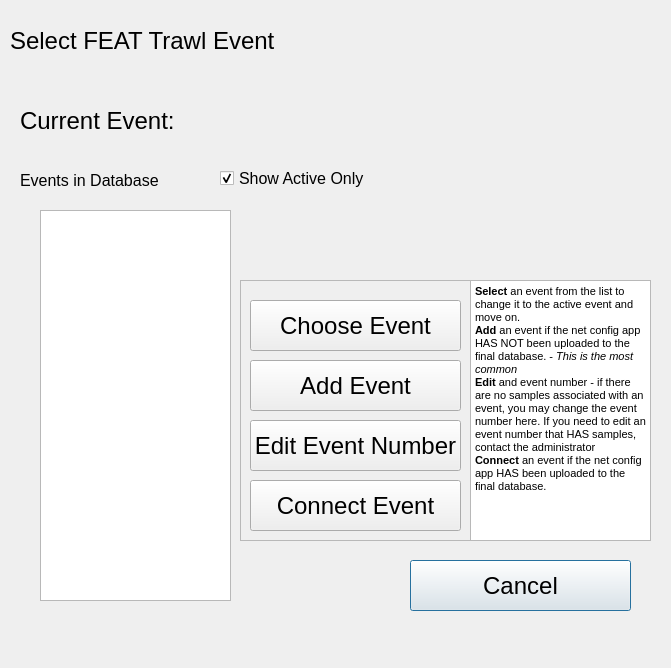
<?xml version="1.0" encoding="UTF-8"?>
<ui version="4.0">
 <class>Dialog</class>
 <widget class="QDialog" name="Dialog">
  <property name="geometry">
   <rect>
    <x>0</x>
    <y>0</y>
    <width>671</width>
    <height>668</height>
   </rect>
  </property>
  <property name="windowTitle">
   <string>CLAMS Haul</string>
  </property>
  <property name="windowIcon">
   <iconset>
    <normaloff>../../icons/giant_clam.ico</normaloff>../../icons/giant_clam.ico</iconset>
  </property>
  <widget class="QLabel" name="l_current">
   <property name="geometry">
    <rect>
     <x>20</x>
     <y>90</y>
     <width>371</width>
     <height>61</height>
    </rect>
   </property>
   <property name="font">
    <font>
     <pointsize>18</pointsize>
    </font>
   </property>
   <property name="text">
    <string>Current Event: </string>
   </property>
  </widget>
  <widget class="QPushButton" name="pb_cancel">
   <property name="geometry">
    <rect>
     <x>410</x>
     <y>560</y>
     <width>221</width>
     <height>51</height>
    </rect>
   </property>
   <property name="font">
    <font>
     <pointsize>18</pointsize>
    </font>
   </property>
   <property name="text">
    <string>Cancel</string>
   </property>
  </widget>
  <widget class="QFrame" name="frame">
   <property name="geometry">
    <rect>
     <x>240</x>
     <y>280</y>
     <width>231</width>
     <height>261</height>
    </rect>
   </property>
   <property name="font">
    <font>
     <pointsize>18</pointsize>
    </font>
   </property>
   <property name="frameShape">
    <enum>QFrame::StyledPanel</enum>
   </property>
   <property name="frameShadow">
    <enum>QFrame::Raised</enum>
   </property>
   <widget class="QPushButton" name="pb_choose">
    <property name="geometry">
     <rect>
      <x>10</x>
      <y>20</y>
      <width>211</width>
      <height>51</height>
     </rect>
    </property>
    <property name="text">
     <string>Choose Event</string>
    </property>
   </widget>
   <widget class="QPushButton" name="pb_add">
    <property name="geometry">
     <rect>
      <x>10</x>
      <y>80</y>
      <width>211</width>
      <height>51</height>
     </rect>
    </property>
    <property name="text">
     <string>Add Event</string>
    </property>
   </widget>
   <widget class="QPushButton" name="pb_edit">
    <property name="geometry">
     <rect>
      <x>10</x>
      <y>140</y>
      <width>211</width>
      <height>51</height>
     </rect>
    </property>
    <property name="text">
     <string>Edit Event Number</string>
    </property>
   </widget>
   <widget class="QPushButton" name="pb_connect">
    <property name="geometry">
     <rect>
      <x>10</x>
      <y>200</y>
      <width>211</width>
      <height>51</height>
     </rect>
    </property>
    <property name="text">
     <string>Connect Event</string>
    </property>
   </widget>
  </widget>
  <widget class="QLabel" name="label_2">
   <property name="geometry">
    <rect>
     <x>20</x>
     <y>150</y>
     <width>371</width>
     <height>61</height>
    </rect>
   </property>
   <property name="font">
    <font>
     <pointsize>12</pointsize>
    </font>
   </property>
   <property name="text">
    <string>Events in Database</string>
   </property>
  </widget>
  <widget class="QLabel" name="label_3">
   <property name="geometry">
    <rect>
     <x>10</x>
     <y>10</y>
     <width>371</width>
     <height>61</height>
    </rect>
   </property>
   <property name="font">
    <font>
     <pointsize>18</pointsize>
    </font>
   </property>
   <property name="text">
    <string>Select FEAT Trawl Event</string>
   </property>
  </widget>
  <widget class="QListWidget" name="lw_events">
   <property name="geometry">
    <rect>
     <x>40</x>
     <y>210</y>
     <width>191</width>
     <height>391</height>
    </rect>
   </property>
   <property name="font">
    <font>
     <pointsize>16</pointsize>
    </font>
   </property>
   <property name="editTriggers">
    <set>QAbstractItemView::NoEditTriggers</set>
   </property>
  </widget>
  <widget class="QTextBrowser" name="textBrowser">
   <property name="geometry">
    <rect>
     <x>470</x>
     <y>280</y>
     <width>181</width>
     <height>261</height>
    </rect>
   </property>
   <property name="html">
    <string>&lt;!DOCTYPE HTML PUBLIC &quot;-//W3C//DTD HTML 4.0//EN&quot; &quot;http://www.w3.org/TR/REC-html40/strict.dtd&quot;&gt;
&lt;html&gt;&lt;head&gt;&lt;meta name=&quot;qrichtext&quot; content=&quot;1&quot; /&gt;&lt;style type=&quot;text/css&quot;&gt;
p, li { white-space: pre-wrap; }
&lt;/style&gt;&lt;/head&gt;&lt;body style=&quot; font-family:'MS Shell Dlg 2'; font-size:8.25pt; font-weight:400; font-style:normal;&quot;&gt;
&lt;p style=&quot; margin-top:0px; margin-bottom:0px; margin-left:0px; margin-right:0px; -qt-block-indent:0; text-indent:0px;&quot;&gt;&lt;span style=&quot; font-size:8pt; font-weight:600;&quot;&gt;Select&lt;/span&gt;&lt;span style=&quot; font-size:8pt;&quot;&gt; an event from the list to change it to the active event and move on.&lt;/span&gt;&lt;/p&gt;
&lt;p style=&quot; margin-top:0px; margin-bottom:0px; margin-left:0px; margin-right:0px; -qt-block-indent:0; text-indent:0px;&quot;&gt;&lt;span style=&quot; font-size:8pt; font-weight:600;&quot;&gt;Add&lt;/span&gt;&lt;span style=&quot; font-size:8pt;&quot;&gt; an event if the net config app HAS NOT been uploaded to the final database. - &lt;/span&gt;&lt;span style=&quot; font-size:8pt; font-style:italic;&quot;&gt;This is the most common&lt;/span&gt;&lt;/p&gt;
&lt;p style=&quot; margin-top:0px; margin-bottom:0px; margin-left:0px; margin-right:0px; -qt-block-indent:0; text-indent:0px;&quot;&gt;&lt;span style=&quot; font-size:8pt; font-weight:600;&quot;&gt;Edit&lt;/span&gt;&lt;span style=&quot; font-size:8pt;&quot;&gt; and event number - if there are no samples associated with an event, you may change the event number here. If you need to edit an event number that HAS samples, contact the administrator&lt;/span&gt;&lt;/p&gt;
&lt;p style=&quot; margin-top:0px; margin-bottom:0px; margin-left:0px; margin-right:0px; -qt-block-indent:0; text-indent:0px;&quot;&gt;&lt;span style=&quot; font-size:8pt; font-weight:600;&quot;&gt;Connect&lt;/span&gt;&lt;span style=&quot; font-size:8pt;&quot;&gt; an event if the net config app HAS been uploaded to the final database.&lt;/span&gt;&lt;/p&gt;&lt;/body&gt;&lt;/html&gt;</string>
   </property>
  </widget>
  <widget class="QCheckBox" name="cb_active">
   <property name="geometry">
    <rect>
     <x>220</x>
     <y>170</y>
     <width>171</width>
     <height>17</height>
    </rect>
   </property>
   <property name="font">
    <font>
     <pointsize>12</pointsize>
    </font>
   </property>
   <property name="text">
    <string>Show Active Only</string>
   </property>
   <property name="checked">
    <bool>true</bool>
   </property>
  </widget>
 </widget>
 <resources/>
 <connections/>
</ui>
